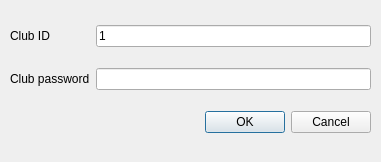
<?xml version="1.0" encoding="UTF-8"?>
<ui version="4.0">
 <class>JoinClub</class>
 <widget class="QDialog" name="Dialog">
  <property name="geometry">
   <rect>
    <x>0</x>
    <y>0</y>
    <width>381</width>
    <height>162</height>
   </rect>
  </property>
  <property name="windowTitle">
   <string>Dialog</string>
  </property>
  <widget class="QWidget" name="gridLayoutWidget">
   <property name="geometry">
    <rect>
     <x>10</x>
     <y>10</y>
     <width>361</width>
     <height>141</height>
    </rect>
   </property>
   <layout class="QGridLayout" name="gridLayout">
    <item row="1" column="0">
     <widget class="QLabel" name="lbsClubPassword">
      <property name="text">
       <string>Club password</string>
      </property>
     </widget>
    </item>
    <item row="0" column="0">
     <widget class="QLabel" name="lbsClubId">
      <property name="text">
       <string>Club ID</string>
      </property>
     </widget>
    </item>
    <item row="0" column="1">
     <widget class="QLineEdit" name="edClubId">
      <property name="inputMethodHints">
       <set>Qt::ImhDigitsOnly</set>
      </property>
      <property name="text">
       <string>1</string>
      </property>
     </widget>
    </item>
    <item row="1" column="1">
     <widget class="QLineEdit" name="edClubPassword"/>
    </item>
    <item row="2" column="1">
     <widget class="QDialogButtonBox" name="buttonBox">
      <property name="orientation">
       <enum>Qt::Horizontal</enum>
      </property>
      <property name="standardButtons">
       <set>QDialogButtonBox::Cancel|QDialogButtonBox::Ok</set>
      </property>
     </widget>
    </item>
   </layout>
  </widget>
 </widget>
 <resources/>
 <connections>
  <connection>
   <sender>buttonBox</sender>
   <signal>accepted()</signal>
   <receiver>Dialog</receiver>
   <slot>accept()</slot>
   <hints>
    <hint type="sourcelabel">
     <x>248</x>
     <y>254</y>
    </hint>
    <hint type="destinationlabel">
     <x>157</x>
     <y>274</y>
    </hint>
   </hints>
  </connection>
  <connection>
   <sender>buttonBox</sender>
   <signal>rejected()</signal>
   <receiver>Dialog</receiver>
   <slot>reject()</slot>
   <hints>
    <hint type="sourcelabel">
     <x>316</x>
     <y>260</y>
    </hint>
    <hint type="destinationlabel">
     <x>286</x>
     <y>274</y>
    </hint>
   </hints>
  </connection>
 </connections>
</ui>
